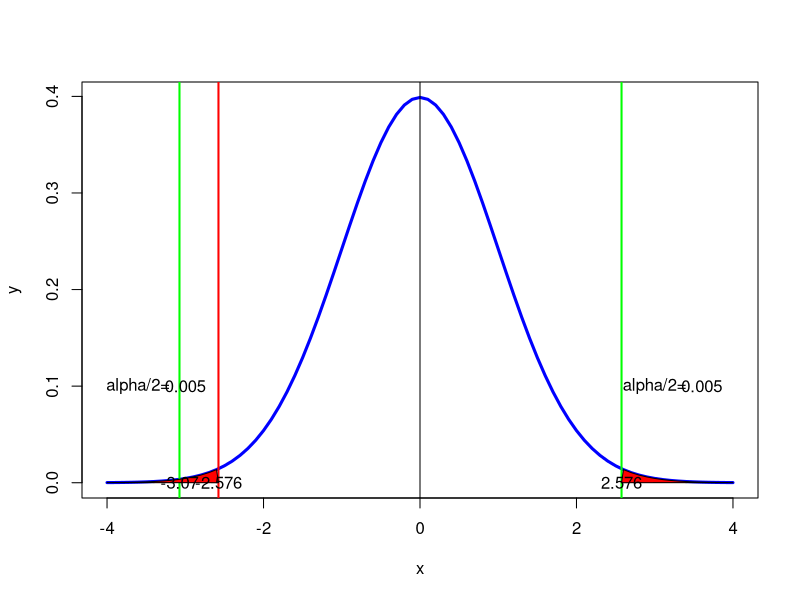

The R script that drew this image:
#page no 396-397
library(ggplot2)
mu0=8
xbar=7.91
sv=.03
sd=sqrt(sv)
n=35
dfs=n-1
t_stat=(xbar-mu0)/(sd/sqrt(n))
alpha=(1-0.99)/2
t_c_left=(qt(alpha,df=Inf))
p_value=pt(t_stat,df=Inf)
print(paste("critical value= ",round(t_c_left,3)))
print(paste("t-static =",round(t_stat,2)))
if(t_stat <= t_c_left)
{
  print(paste("left tail : Reject H0"))
}else
{
  print(paste("left tail :Accept H0"))
}
two_t_stat=abs((xbar-mu0))/(sd/sqrt(n))
two_t_critical=qnorm(1-alpha/2)
p_value=2*(1-pnorm(two_t_stat))
if(two_t_stat>=two_t_critical)
{
  print("reject H0")
}else
{
  print("accept H0")
}
x <- seq(-4,4,0.1)
y <- dt(x,df=Inf)
t.val <- qt(0.95,df=Inf)
plot(x,y,type='l',lwd=3,col='blue',xlab='x')
abline(v=0)
abline(v=t_c_left,lwd=2,col='red')
abline(v=t_stat,lwd=2,col='green')
abline(v=abs(t_c_left),lwd=2,col='green')
polygon(c(x[x>=abs(t_c_left)],abs(t_c_left) ),c(y[x>=abs(t_c_left)],0),col="red")
polygon(c(x[x<=t_c_left],t_c_left ),c(y[x<=t_c_left],0),col="red")
text(t_c_left,0,round(t_c_left,3))
text(t_stat,0,round(t_stat,2))
text(abs(t_c_left),0,round(abs(t_c_left),3))
text(3.0,0.1,"alpha/2=")
text(3.6,0.1,alpha)
text(-3.6,0.1,"alpha/2=")
text(-3.0,0.1,alpha)
